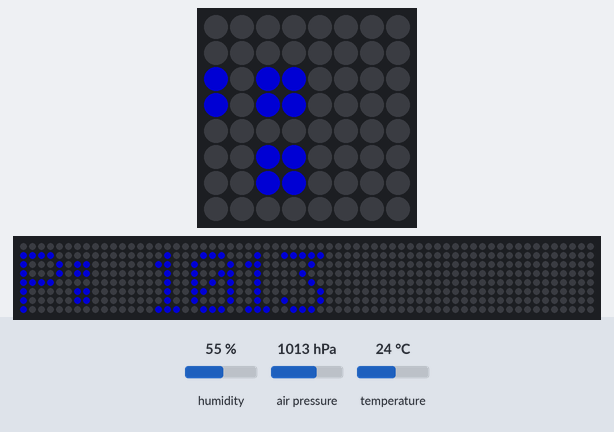
Recording of a program running on a simulated Raspberry Pi (BCM pin numbers) with a Sense HAT. Parts: the Sense HAT's 8×8 RGB LED matrix, a strip that is not on the board, showing the scrolling text unrolled. Inputs (shaded band) come from the test bench; at power-on: humidity 55 %, air pressure 1013 hPa, temperature 24 °C. Dim RGB values are drawn brighter than linear; the 64×8 strip is a reading aid, not a part: it shows the text the matrix is scrolling, unrolled, one strip-width of it at a time.

Above: at 1.28 s.
1.3 s: humidity set to 22 %
At 9.44 s:
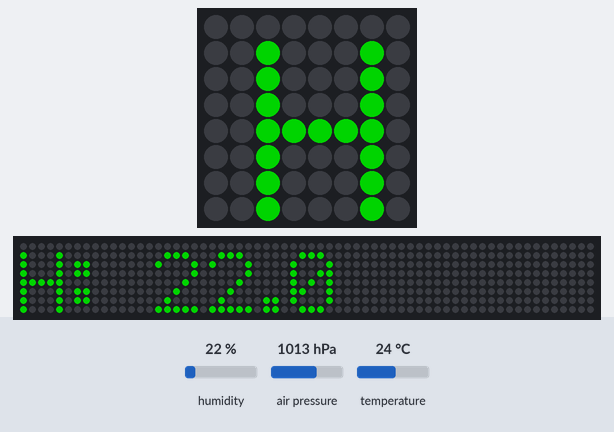
11.1 s: air pressure set to 952 hPa
At 17.29 s:
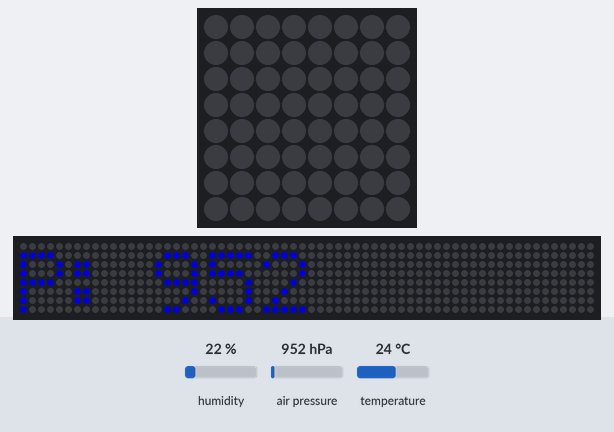
20.9 s: temperature set to 12 °C
At 30.99 s:
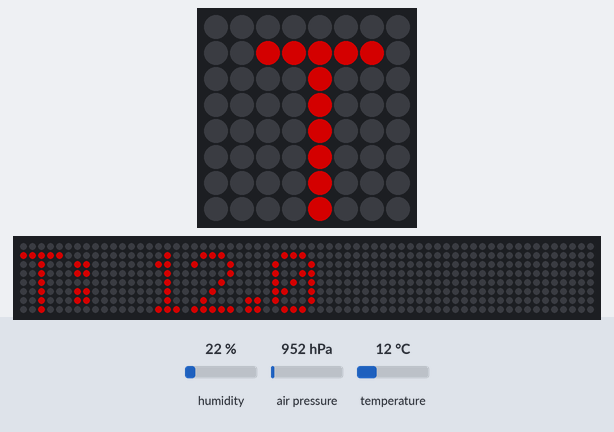
32.4 s: humidity set to 40 %
At 38.95 s:
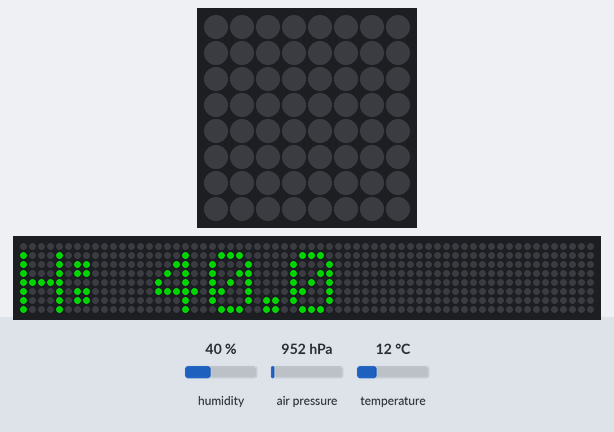

The program:

sense_test.py
```python
from sense_hat import SenseHat

sense = SenseHat()

def read_sensors():
    pressure = sense.get_pressure()
    sense.show_message("P: %d" % pressure, text_colour=[0, 0, 128])

    temp = sense.get_temperature()
    sense.show_message("T: %.1f" % temp, text_colour=[128, 0, 0])

    humidity = sense.get_humidity()
    sense.show_message("H: %.1f" % humidity, text_colour=[0, 128, 0])


while True :
    read_sensors()

sense.clear()
```
